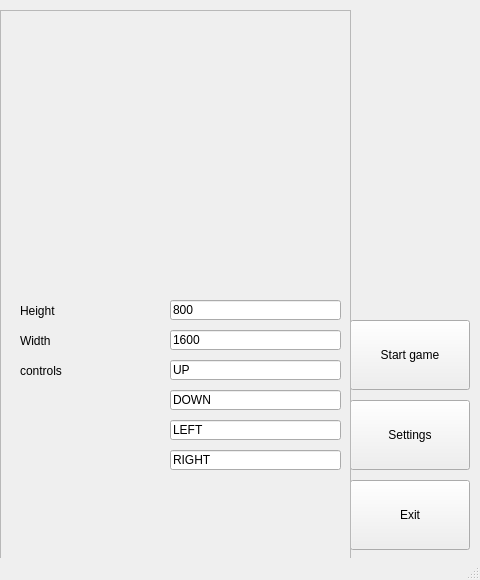
<?xml version="1.0" encoding="UTF-8"?>
<ui version="4.0">
 <class>MainWindow</class>
 <widget class="QMainWindow" name="MainWindow">
  <property name="geometry">
   <rect>
    <x>0</x>
    <y>0</y>
    <width>480</width>
    <height>580</height>
   </rect>
  </property>
  <property name="windowTitle">
   <string>MainWindow</string>
  </property>
  <widget class="QWidget" name="centralwidget">
   <widget class="QPushButton" name="pushButton">
    <property name="geometry">
     <rect>
      <x>350</x>
      <y>320</y>
      <width>120</width>
      <height>70</height>
     </rect>
    </property>
    <property name="text">
     <string>Start game</string>
    </property>
   </widget>
   <widget class="QPushButton" name="pushButton_2">
    <property name="geometry">
     <rect>
      <x>350</x>
      <y>480</y>
      <width>120</width>
      <height>70</height>
     </rect>
    </property>
    <property name="text">
     <string>Exit</string>
    </property>
   </widget>
   <widget class="QPushButton" name="pushButton_3">
    <property name="geometry">
     <rect>
      <x>350</x>
      <y>400</y>
      <width>120</width>
      <height>70</height>
     </rect>
    </property>
    <property name="text">
     <string>Settings</string>
    </property>
   </widget>
   <widget class="QFrame" name="frame">
    <property name="geometry">
     <rect>
      <x>0</x>
      <y>10</y>
      <width>351</width>
      <height>551</height>
     </rect>
    </property>
    <property name="frameShape">
     <enum>QFrame::StyledPanel</enum>
    </property>
    <property name="frameShadow">
     <enum>QFrame::Raised</enum>
    </property>
    <widget class="QLineEdit" name="lineEdit">
     <property name="geometry">
      <rect>
       <x>170</x>
       <y>290</y>
       <width>171</width>
       <height>20</height>
      </rect>
     </property>
     <property name="text">
      <string>800</string>
     </property>
    </widget>
    <widget class="QLineEdit" name="lineEdit_2">
     <property name="geometry">
      <rect>
       <x>170</x>
       <y>320</y>
       <width>171</width>
       <height>20</height>
      </rect>
     </property>
     <property name="text">
      <string>1600</string>
     </property>
    </widget>
    <widget class="QLineEdit" name="lineEdit_3">
     <property name="geometry">
      <rect>
       <x>170</x>
       <y>350</y>
       <width>171</width>
       <height>20</height>
      </rect>
     </property>
     <property name="text">
      <string>UP</string>
     </property>
    </widget>
    <widget class="QLabel" name="label">
     <property name="geometry">
      <rect>
       <x>20</x>
       <y>290</y>
       <width>141</width>
       <height>21</height>
      </rect>
     </property>
     <property name="text">
      <string>Height</string>
     </property>
    </widget>
    <widget class="QLabel" name="label_2">
     <property name="geometry">
      <rect>
       <x>20</x>
       <y>320</y>
       <width>141</width>
       <height>21</height>
      </rect>
     </property>
     <property name="text">
      <string>Width</string>
     </property>
    </widget>
    <widget class="QLabel" name="label_3">
     <property name="geometry">
      <rect>
       <x>20</x>
       <y>350</y>
       <width>141</width>
       <height>21</height>
      </rect>
     </property>
     <property name="text">
      <string>controls</string>
     </property>
    </widget>
    <widget class="QLineEdit" name="lineEdit_4">
     <property name="geometry">
      <rect>
       <x>170</x>
       <y>380</y>
       <width>171</width>
       <height>20</height>
      </rect>
     </property>
     <property name="text">
      <string>DOWN</string>
     </property>
    </widget>
    <widget class="QLineEdit" name="lineEdit_5">
     <property name="geometry">
      <rect>
       <x>170</x>
       <y>410</y>
       <width>171</width>
       <height>20</height>
      </rect>
     </property>
     <property name="text">
      <string>LEFT</string>
     </property>
    </widget>
    <widget class="QLineEdit" name="lineEdit_6">
     <property name="geometry">
      <rect>
       <x>170</x>
       <y>440</y>
       <width>171</width>
       <height>20</height>
      </rect>
     </property>
     <property name="text">
      <string>RIGHT</string>
     </property>
    </widget>
   </widget>
  </widget>
  <widget class="QStatusBar" name="statusbar"/>
 </widget>
 <resources/>
 <connections/>
</ui>
